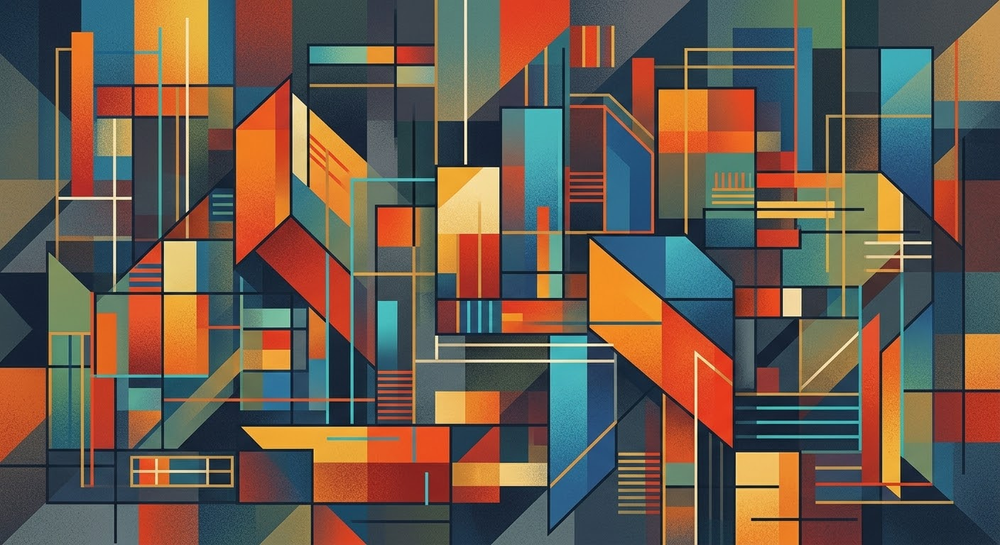
#> input picture hough-transform-quadrilateral-detection 9.30/shape.png, 1000 x 545 px, shrunk from 1408 x 768 before the run
$ python hough-transform-quadrilateral-detection.py
#> lines starting #> are read from the running program, lines starting #| are printed output that depends on the picture; after the words box and inside, x2 and y2 are one past the last pixel; in counts of white or black regions, pixels touching at a corner belong together
import cv2
import numpy as np

# 判断两条直线是否平行
def is_parallel(line1, line2, angle_thresh=8):
    x1,y1,x2,y2 = line1
    x3,y3,x4,y4 = line2
    theta1 = np.arctan2(y2-y1, x2-x1)*180/np.pi
    theta2 = np.arctan2(y4-y3, x4-x3)*180/np.pi
    d = abs(theta1-theta2)
    d = min(d, 180-d)
    return d < angle_thresh

# 四边形顶点排序
def order_points(pts):
    rect = np.zeros((4, 2), dtype="float32")
    s = pts.sum(axis=1)
    rect[0] = pts[np.argmin(s)]
    rect[2] = pts[np.argmax(s)]
    diff = np.diff(pts, axis=1)
    rect[1] = pts[np.argmin(diff)]
    rect[3] = pts[np.argmax(diff)]
    return rect

# 判断四边形类型
def classify_quad(pts, angle_tol=12):
    p = order_points(pts)
    tl, tr, br, bl = p
    edges = [
        (tl[0],tl[1],tr[0],tr[1]),
        (tr[0],tr[1],br[0],br[1]),
        (br[0],br[1],bl[0],bl[1]),
        (bl[0],bl[1],tl[0],tl[1])
    ]
    pair1_par = is_parallel(edges[0], edges[2], angle_tol)
    pair2_par = is_parallel(edges[1], edges[3], angle_tol)
    if pair1_par and pair2_par:
        return "Rectangle"
    elif pair1_par ^ pair2_par:
        return "Trapezoid"
    else:
        return "Other"

# =========主程序=========
img_path = "shape.png"
img = cv2.imread(img_path)
#> img is the input picture: shape (545, 1000, 3); mean B, G, R 77.6, 90.6, 105.5
if img is None:
    print("图片读取失败！检查路径")
    exit()
img_result = img.copy()
h,w = img.shape[:2]
#> h = 545; w = 1000

# 预处理
gray = cv2.cvtColor(img, cv2.COLOR_BGR2GRAY)
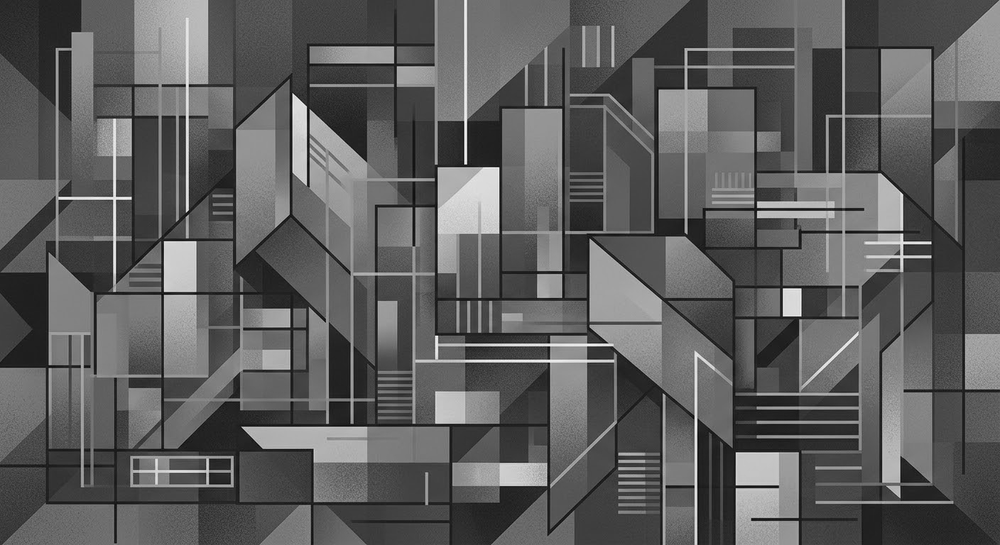
#> gray: shape (545, 1000); min 7, max 253, mean 93.6
blur = cv2.GaussianBlur(gray,(5,5),0)
edges = cv2.Canny(blur, 80, 200)
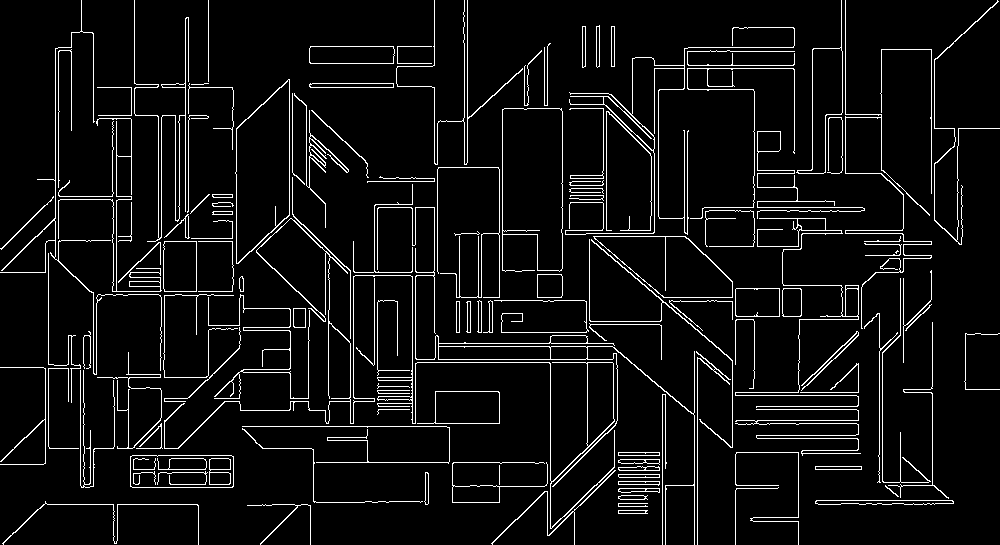
#> edges: shape (545, 1000); 6.2% white in thin lines or dots

# 霍夫直线检测（保留，满足实验要求：基于霍夫变换）
lines = cv2.HoughLinesP(edges, rho=1, theta=np.pi/180,
                        threshold=80,
                        minLineLength=60,
                        maxLineGap=8)
#> lines = 153 rows, first 6: [313, 462, 550, 462], [704, 207, 862, 207], [412, 362, 616, 362], [43, 504, 197, 504], [797, 230, 902, 230], [242, 426, 446, 426]
# 先绘制霍夫检测到的全部直线（绿色）
if lines is not None:
    for line in lines:
        coords = line.reshape(4)
        x1,y1,x2,y2 = coords
        cv2.line(img_result, (x1,y1), (x2,y2), (0,255,0),1)
#> this loop made 153 passes
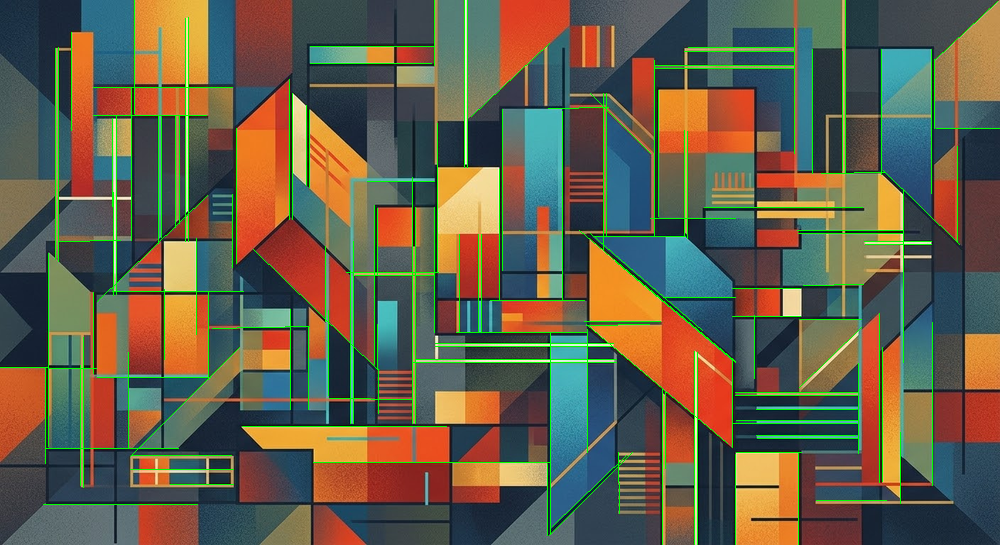
#> img_result: shape (545, 1000, 3); 3.31% of pixels changed, all inside (x1, y1, x2, y2) = (0, 0, 1000, 545)

# 从边缘图寻找轮廓，四边形逼近（替换四重循环，解决卡死）
contours, _ = cv2.findContours(edges, cv2.RETR_EXTERNAL, cv2.CHAIN_APPROX_SIMPLE)
#> contours = 125 contours, 55 with area under 20; largest, box (x1, y1, x2, y2) and area: (502, 108, 563, 272) 8447, (235, 79, 290, 264) 7240, (593, 236, 733, 298) 5338, (130, 455, 234, 488) 3290, (796, 0, 843, 174) 2792

for cnt in contours:
    area = cv2.contourArea(cnt)
    # 过滤过小轮廓噪声
    if area < 150:
        continue
    # 多边形逼近
    approx = cv2.approxPolyDP(cnt, 0.02 * cv2.arcLength(cnt, True), True)
    if len(approx) == 4:
        four_pts = approx.reshape((4,2))
        shape_type = classify_quad(four_pts)
        pts = four_pts.astype(np.int32).reshape((-1,1,2))
        if shape_type == "Rectangle":
            cv2.polylines(img_result, [pts], True, (255,0,0), 2)
            cx,cy = np.mean(four_pts,axis=0).astype(int)
            cv2.putText(img_result, "Rect", (cx,cy), cv2.FONT_HERSHEY_SIMPLEX,0.6,(255,0,0),2)
        elif shape_type == "Trapezoid":
            cv2.polylines(img_result, [pts], True, (0,165,255), 2)
            cx,cy = np.mean(four_pts,axis=0).astype(int)
            cv2.putText(img_result, "Trap", (cx,cy), cv2.FONT_HERSHEY_SIMPLEX,0.6,(0,165,255),2)
#> this loop made 125 passes
#> area on passes 18, 19, 45, 56, 57: 154.5, 3290, 227.5, 528, 1231
#> (area, shape_type, pts, cx, cy) on passes 61, 67, 106, 113: (572, 'Rectangle', [[537, 274], [537, 297], [561, 297], [561, 274]], 549, 285), (1642, 'Rectangle', [[164, 241], [164, 291], [196, 291], [196, 241]], 180, 266), (7240.5, 'Rectangle', [[289, 79], [236, 128], [236, 263], [289, 215]], 262, 171), (1432, 'Rectangle', [[309, 48], [310, 63], [393, 63], [393, 46]], 351, 55)
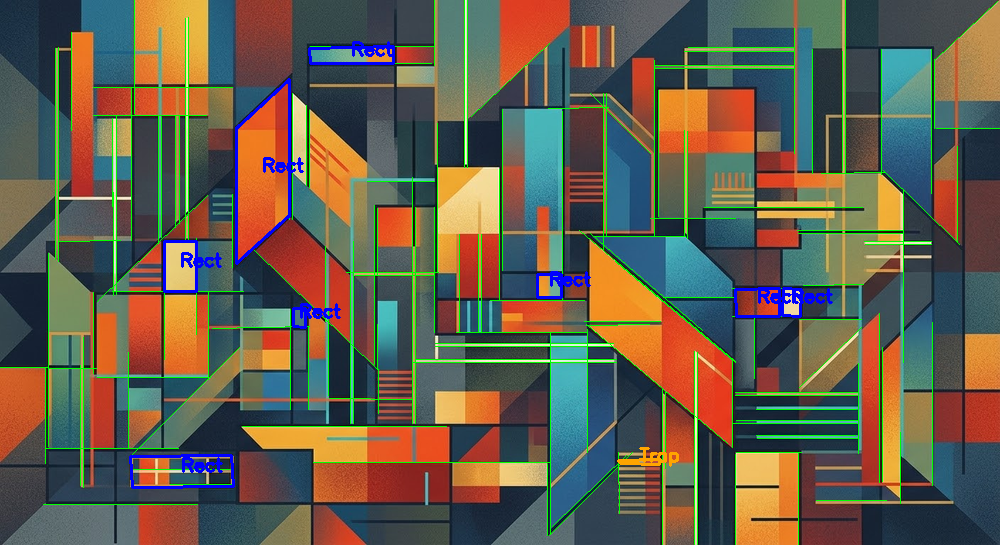
#> img_result: shape (545, 1000, 3); 1.31% of pixels changed, all inside (x1, y1, x2, y2) = (129, 41, 833, 489)


# 保存图片
cv2.imwrite("original.png", img)
cv2.imwrite("canny_edge.png", edges)
cv2.imwrite("quad_result.png", img_result)
print("✅ 图片保存完成！")

cv2.imshow("Original",img)
cv2.imshow("Canny Edge",edges)
cv2.imshow("Quad Detection Result",img_result)
cv2.waitKey(0)
cv2.destroyAllWindows()
